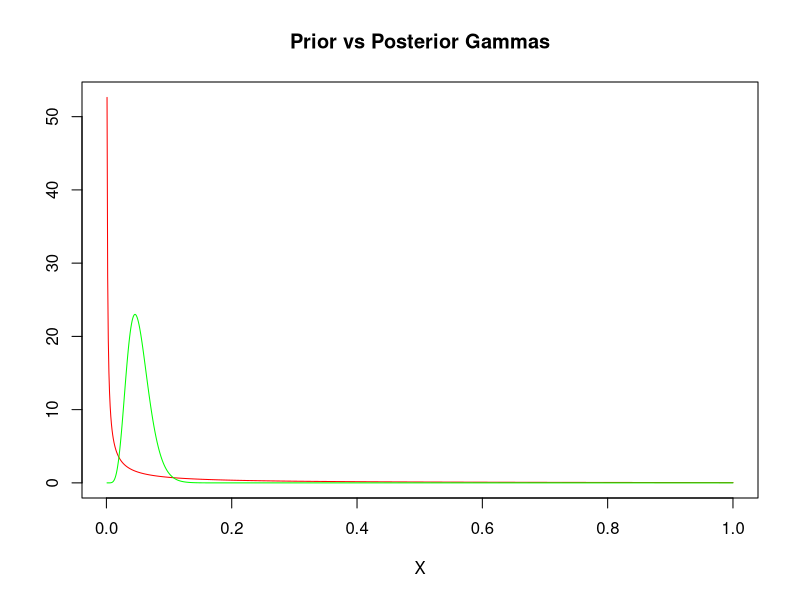
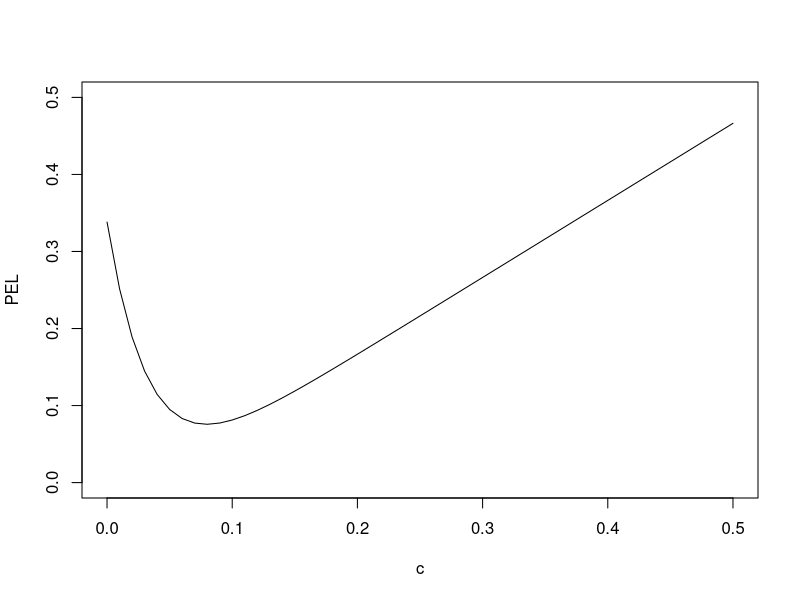

The R script that drew these images, in order:
## ---- chunk 1
knitr::opts_chunk$set(echo = TRUE)
## ---- chunk 2
# Plot prior
seq_vals <- seq(0.001,1,0.001)
prior <- dgamma(seq_vals, shape=0.1, rate=1)

n <- 8
x_sum <- 20.9+69.7+3.6+21.8+21.4+0.4+6.7+10
posterior <- dgamma(seq_vals, shape=0.1+n, rate=x_sum+1)
plot(seq_vals, prior, type="l", col="red", xlab="X",ylab="", 
     main="Prior vs Posterior Gammas")
lines(seq_vals, posterior, type="l", col="green")
## ---- chunk 3
# Values of c
c <- seq(0,0.5,0.01)

# Calculate the loss
loss <- function(theta,c){
   if (c >= theta)
      return(abs(theta-c))
   else if (c < theta)
      return(10*abs(theta-c))
}

# Calculate the approximate integral
approxIntegral <- function(c, N=1000){
   sum <- 0
   for (i in 1:N){
      inp_theta <- (i-0.5)/N
      sum <- sum + loss(inp_theta,c)*dbeta(inp_theta,1.05,30)
   }
   sum/N
}

# Plot
PEL <- sapply(c,approxIntegral)
plot(c,PEL,type='l', ylim = c(0,0.5))
